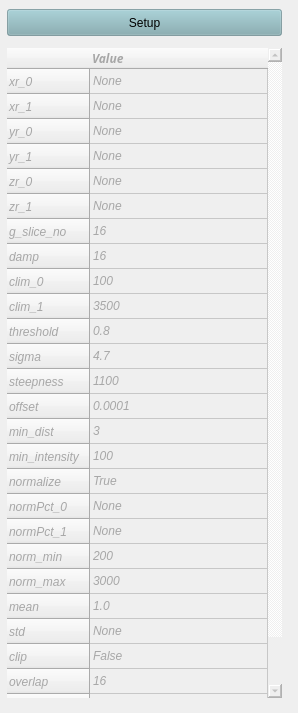
           <widget class="QWidget" name="tabCCDParams">
            <attribute name="title">
             <string>CCD Params</string>
            </attribute>
            <widget class="QWidget" name="verticalLayoutWidget_2">
             <property name="geometry">
              <rect>
               <x>7</x>
               <y>3</y>
               <width>282</width>
               <height>701</height>
              </rect>
             </property>
             <layout class="QVBoxLayout" name="verticalLayout_14">
              <item>
               <widget class="QPushButton" name="btnCCD_setup">
                <property name="minimumSize">
                 <size>
                  <width>275</width>
                  <height>0</height>
                 </size>
                </property>
                <property name="maximumSize">
                 <size>
                  <width>275</width>
                  <height>27</height>
                 </size>
                </property>
                <property name="styleSheet">
                 <string notr="true">background-color:rgba(126, 169, 175, 150);
</string>
                </property>
                <property name="text">
                 <string>Setup</string>
                </property>
                <property name="shortcut">
                 <string>Ctrl+2</string>
                </property>
               </widget>
              </item>
              <item>
               <widget class="QTableWidget" name="tblParams">
                <property name="enabled">
                 <bool>false</bool>
                </property>
                <property name="sizePolicy">
                 <sizepolicy hsizetype="Expanding" vsizetype="Expanding">
                  <horstretch>0</horstretch>
                  <verstretch>0</verstretch>
                 </sizepolicy>
                </property>
                <property name="minimumSize">
                 <size>
                  <width>275</width>
                  <height>650</height>
                 </size>
                </property>
                <property name="maximumSize">
                 <size>
                  <width>275</width>
                  <height>650</height>
                 </size>
                </property>
                <property name="styleSheet">
                 <string notr="true">font: italic;
color: #a7a7a7;
border: 0px;
border-bottom-left-radius: 0px;
border-bottom-right-radius: 0px;
border-top-left-radius: 0px;
border-top-right-radius: 0px;</string>
                </property>
                <property name="frameShadow">
                 <enum>QFrame::Sunken</enum>
                </property>
                <property name="verticalScrollBarPolicy">
                 <enum>Qt::ScrollBarAlwaysOn</enum>
                </property>
                <property name="horizontalScrollBarPolicy">
                 <enum>Qt::ScrollBarAlwaysOff</enum>
                </property>
                <property name="autoScroll">
                 <bool>true</bool>
                </property>
                <property name="autoScrollMargin">
                 <number>10</number>
                </property>
                <property name="textElideMode">
                 <enum>Qt::ElideRight</enum>
                </property>
                <attribute name="horizontalHeaderMinimumSectionSize">
                 <number>24</number>
                </attribute>
                <attribute name="horizontalHeaderShowSortIndicator" stdset="0">
                 <bool>false</bool>
                </attribute>
                <attribute name="horizontalHeaderStretchLastSection">
                 <bool>true</bool>
                </attribute>
                <attribute name="verticalHeaderMinimumSectionSize">
                 <number>15</number>
                </attribute>
                <attribute name="verticalHeaderDefaultSectionSize">
                 <number>25</number>
                </attribute>
                <attribute name="verticalHeaderHighlightSections">
                 <bool>true</bool>
                </attribute>
                <attribute name="verticalHeaderShowSortIndicator" stdset="0">
                 <bool>false</bool>
                </attribute>
                <attribute name="verticalHeaderStretchLastSection">
                 <bool>false</bool>
                </attribute>
                <row>
                 <property name="text">
                  <string>xr_0</string>
                 </property>
                </row>
                <row>
                 <property name="text">
                  <string>xr_1</string>
                 </property>
                </row>
                <row>
                 <property name="text">
                  <string>yr_0</string>
                 </property>
                </row>
                <row>
                 <property name="text">
                  <string>yr_1</string>
                 </property>
                </row>
                <row>
                 <property name="text">
                  <string>zr_0</string>
                 </property>
                </row>
                <row>
                 <property name="text">
                  <string>zr_1</string>
                 </property>
                </row>
                <row>
                 <property name="text">
                  <string>g_slice_no</string>
                 </property>
                </row>
                <row>
                 <property name="text">
                  <string>damp</string>
                 </property>
                </row>
                <row>
                 <property name="text">
                  <string>clim_0</string>
                 </property>
                </row>
                <row>
                 <property name="text">
                  <string>clim_1</string>
                 </property>
                </row>
                <row>
                 <property name="text">
                  <string>threshold</string>
                 </property>
                </row>
                <row>
                 <property name="text">
                  <string>sigma</string>
                 </property>
                </row>
                <row>
                 <property name="text">
                  <string>steepness</string>
                 </property>
                </row>
                <row>
                 <property name="text">
                  <string>offset</string>
                 </property>
                </row>
                <row>
                 <property name="text">
                  <string>min_dist</string>
                 </property>
                </row>
                <row>
                 <property name="text">
                  <string>min_intensity</string>
                 </property>
                </row>
                <row>
                 <property name="text">
                  <string>normalize</string>
                 </property>
                </row>
                <row>
                 <property name="text">
                  <string>normPct_0</string>
                 </property>
                </row>
                <row>
                 <property name="text">
                  <string>normPct_1</string>
                 </property>
                </row>
                <row>
                 <property name="text">
                  <string>norm_min</string>
                 </property>
                </row>
                <row>
                 <property name="text">
                  <string>norm_max</string>
                 </property>
                </row>
                <row>
                 <property name="text">
                  <string>mean</string>
                 </property>
                </row>
                <row>
                 <property name="text">
                  <string>std</string>
                 </property>
                </row>
                <row>
                 <property name="text">
                  <string>clip</string>
                 </property>
                </row>
                <row>
                 <property name="text">
                  <string>overlap</string>
                 </property>
                </row>
                <row>
                 <property name="text">
                  <string>subtract_chn</string>
                 </property>
                </row>
                <row>
                 <property name="text">
                  <string>num_cpu</string>
                 </property>
                </row>
                <column>
                 <property name="text">
                  <string>Value</string>
                 </property>
                 <property name="font">
                  <font>
                   <family>Trebuchet MS</family>
                   <pointsize>9</pointsize>
                   <weight>75</weight>
                   <bold>true</bold>
                  </font>
                 </property>
                 <property name="textAlignment">
                  <set>AlignLeading|AlignVCenter</set>
                 </property>
                 <property name="background">
                  <color>
                   <red>255</red>
                   <green>255</green>
                   <blue>255</blue>
                  </color>
                 </property>
                 <property name="foreground">
                  <brush brushstyle="NoBrush">
                   <color alpha="255">
                    <red>255</red>
                    <green>255</green>
                    <blue>255</blue>
                   </color>
                  </brush>
                 </property>
                </column>
                <item row="0" column="0">
                 <property name="text">
                  <string>None</string>
                 </property>
                </item>
                <item row="1" column="0">
                 <property name="text">
                  <string>None</string>
                 </property>
                </item>
                <item row="2" column="0">
                 <property name="text">
                  <string>None</string>
                 </property>
                </item>
                <item row="3" column="0">
                 <property name="text">
                  <string>None</string>
                 </property>
                </item>
                <item row="4" column="0">
                 <property name="text">
                  <string>None</string>
                 </property>
                </item>
                <item row="5" column="0">
                 <property name="text">
                  <string>None</string>
                 </property>
                </item>
                <item row="6" column="0">
                 <property name="text">
                  <string>16</string>
                 </property>
                </item>
                <item row="7" column="0">
                 <property name="text">
                  <string>16</string>
                 </property>
                </item>
                <item row="8" column="0">
                 <property name="text">
                  <string>100</string>
                 </property>
                </item>
                <item row="9" column="0">
                 <property name="text">
                  <string>3500</string>
                 </property>
                </item>
                <item row="10" column="0">
                 <property name="text">
                  <string>0.8</string>
                 </property>
                </item>
                <item row="11" column="0">
                 <property name="text">
                  <string>4.7</string>
                 </property>
                </item>
                <item row="12" column="0">
                 <property name="text">
                  <string>1100</string>
                 </property>
                </item>
                <item row="13" column="0">
                 <property name="text">
                  <string>0.0001</string>
                 </property>
                </item>
                <item row="14" column="0">
                 <property name="text">
                  <string>3</string>
                 </property>
                </item>
                <item row="15" column="0">
                 <property name="text">
                  <string>100</string>
                 </property>
                </item>
                <item row="16" column="0">
                 <property name="text">
                  <string>True</string>
                 </property>
                </item>
                <item row="17" column="0">
                 <property name="text">
                  <string>None</string>
                 </property>
                </item>
                <item row="18" column="0">
                 <property name="text">
                  <string>None</string>
                 </property>
                </item>
                <item row="19" column="0">
                 <property name="text">
                  <string>200</string>
                 </property>
                </item>
                <item row="20" column="0">
                 <property name="text">
                  <string>3000</string>
                 </property>
                </item>
                <item row="21" column="0">
                 <property name="text">
                  <string>1.0</string>
                 </property>
                </item>
                <item row="22" column="0">
                 <property name="text">
                  <string>None</string>
                 </property>
                </item>
                <item row="23" column="0">
                 <property name="text">
                  <string>False</string>
                 </property>
                </item>
                <item row="24" column="0">
                 <property name="text">
                  <string>16</string>
                 </property>
                </item>
                <item row="25" column="0">
                 <property name="text">
                  <string>None</string>
                 </property>
                </item>
                <item row="26" column="0">
                 <property name="text">
                  <string>12</string>
                 </property>
                </item>
               </widget>
              </item>
             </layout>
            </widget>
           </widget>
